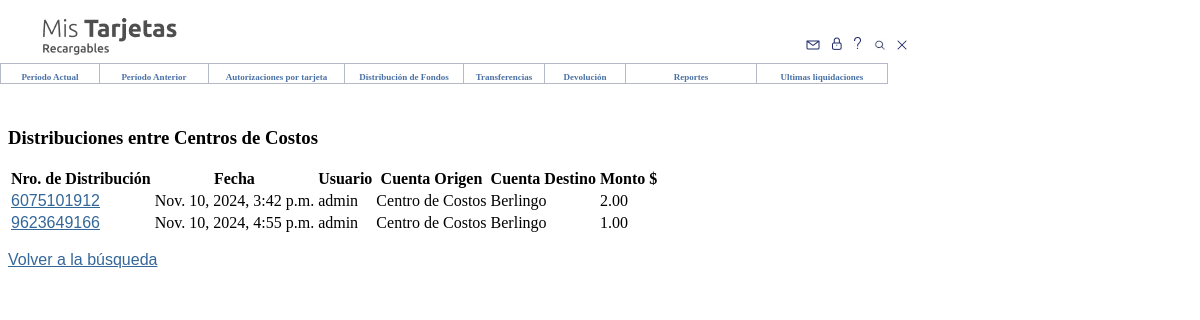
Page /costcenter/distribuciones/consulta/ on the earlier database version.
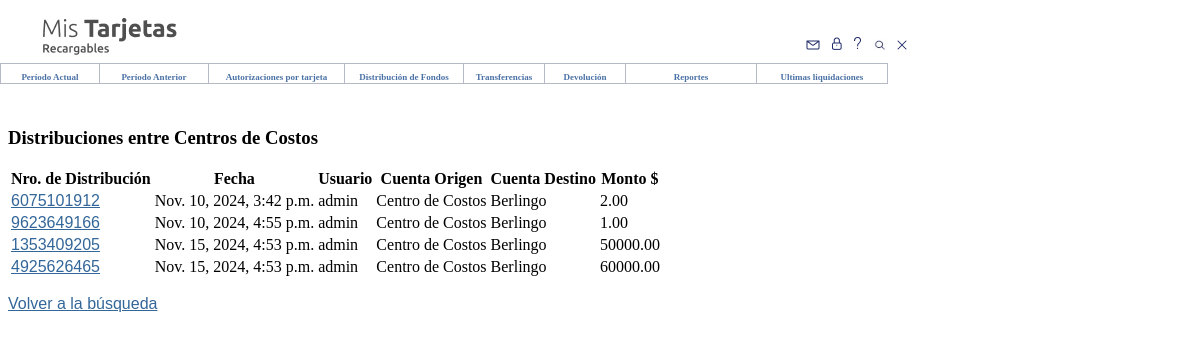
Same page on the later database version.
### costcenter/models.py (models this page shows, shortened)
class Distribution(models.Model):
    id = models.BigIntegerField(primary_key=True, unique=True, editable=False)
    user = models.ForeignKey(User, on_delete=models.CASCADE)
    from_account = models.CharField(max_length=100)
    to_account = models.CharField(max_length=100)
    amount = models.DecimalField(max_digits=10, decimal_places=2, validators=[MinValueValidator(0)])
    distribution_date = models.DateTimeField(auto_now_add=True)
    class Meta:
        verbose_name = "Distribución"
        verbose_name_plural = "Distribuciones"

### costcenter/views.py (the view, shortened to what this page needs)
# urls.py: path('distribuciones/consulta/', consulta_distribuciones, name='consulta_distribuciones'),
def consulta_distribuciones(request):
    distribuciones = Distribution.objects.all()
    context = {'distribuciones': distribuciones}
    return render(request, 'costcenter/distribuciones_realizadas_filtradas.html', context)

### templates/costcenter/distribuciones_realizadas_filtradas.html (shortened to what this page needs)
{% extends 'base.html' %}
{% block body %}
<link href="https://prismanet.prismamediosdepago.com/recargables/media/styles.css" rel="stylesheet" type="text/css">
<link href="https://prismanet.prismamediosdepago.com/recargables/media/TablasStyles.css" rel="stylesheet" type="text/css">
<h3>Distribuciones entre Centros de Costos</h3>
<table>
    <thead>
        <tr>
            <th>Nro. de Distribución</th>
            <th>Fecha</th>
            <th>Usuario</th>
            <th>Cuenta Origen</th>
            <th>Cuenta Destino</th>
            <th>Monto $</th>
        </tr>
    </thead>
    <tbody>
        {% for distribucion in distribuciones %}
            <tr>
                <td><a href="{% url 'detalle_distribucion' distribucion.id %}">{{ distribucion.id }}</a></td>
                <td>{{ distribucion.distribution_date }}</td>
                <td>{{ distribucion.user }}</td>
                <td>{{ distribucion.from_account }}</td>
                <td>{{ distribucion.to_account }}</td>
                <td>{{ distribucion.amount }}</td>
            </tr>
        {% endfor %}
    </tbody>
</table>
<p><a href="{% url 'consulta_distribuciones' %}">Volver a la búsqueda</a></p>
{% endblock %}

### templates/base.html (shortened to what this page needs)
<!DOCTYPE HTML PUBLIC "-//W3C//DTD HTML 4.0//EN" "http://www.w3.org/TR/WD-html-in-xml/DTD/xhtml1-strict.dtd">{% load static %}
<HTML><HEAD><LINK href="{% static 'media/styles.css' %}" rel="stylesheet" type="text/css">
<SCRIPT language="javascript1.2" src="{% static 'media/style.js' %}" type="text/javascript"></SCRIPT></HEAD>
<BODY lang="es"> <SCRIPT language="javascript1.2" src="{% static 'media/menu.js' %}" type="text/javascript"></SCRIPT>
<TABLE border="0" cellpadding="0" cellspacing="0" height="80" width="910"><TR><TD background="{% static 'media/encabezado.jpg' %}" height="64"><TABLE border="0" cellpadding="0" cellspacing="0" height="18" valign="center" width="910"><TR><TD height="28">&nbsp;</TD><TD align="right" valign="bottom" width="22"><A href="GetEnvioMail.event"><IMG alt="Mail" border="0" height="10" src="{% static 'media/bot1.jpg' %}" width="14"></A></TD><TD align="right" valign="bottom" width="22"><A href="GetCambioClave.event"><IMG alt="Cambio de Clave" border="0" height="14" src="{% static 'media/bot2.jpg' %}" width="10"></A></TD><TD align="right" valign="bottom" width="22"><A href="GetFaq.event"><IMG alt="Faq" border="0" height="13" src="{% static 'media/bot3.jpg' %}" width="13"></A></TD><TD align="right" valign="bottom" width="22"><A href="GetBusqueda.event"><IMG alt="Buscador" border="0" height="11" src="{% static 'media/lupa.gif' %}" width="12"></A></TD><TD align="right" valign="bottom" width="22"><A href="DoLogout.event"><IMG alt="Salir" border="0" height="11" src="{% static 'media/bot4.jpg' %}" width="12"></A></TD><TD width="10">&nbsp;</TD></TR></TABLE></TD></TR><TR><TD bgcolor="#FFFFFF"><DIV align="center">&nbsp;</DIV></TD></TR></TABLE><BR>
{% block body %}
{% endblock %}
</BODY></HTML>

### static/media/styles.css (style rules this page uses)
a:link { font-family: Tahoma, Verdana, Arial, Helvetica, sans-serif; color: #336699; text-decoration: underline }

Differences in the rows shown:
added Distribution: id "1353409205", distribution_date "Nov. 15, 2024, 4:53 p.m.", user "admin", from_account "Centro de Costos", to_account "Berlingo", amount "50000.00"
added Distribution: id "4925626465", distribution_date "Nov. 15, 2024, 4:53 p.m.", user "admin", from_account "Centro de Costos", to_account "Berlingo", amount "60000.00"
